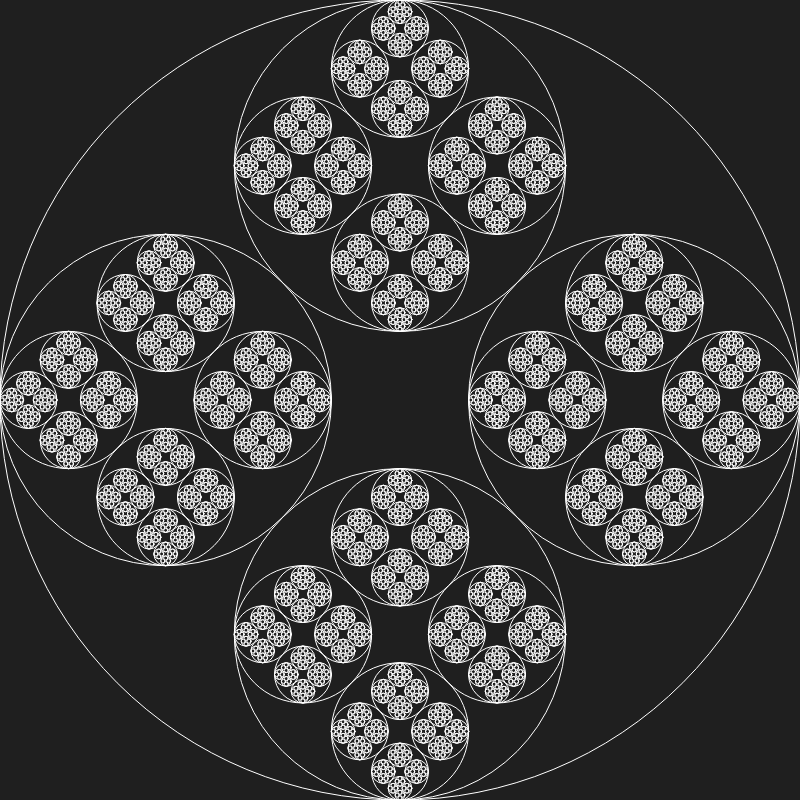
Frame 1 (no input)
Frame 2 (the mouse pressed at the canvas centre, redrawn once): identical to frame 1, image omitted

The p5.js sketch that drew this single still picture (run headless with seeded random() and noise() and a simulated clock; the mouse was pressed at the canvas centre and the sketch redrawn once):

// p5.js sketch
// ── sketch.js
var xoff;

function setup() {
  createCanvas(800, 800);
  xoff = 0;
}

function draw() {
  background(31);
  stroke(255);
  noFill();

  // ellipse(width/2, height/2, 300, 300);
  drawCircle(width/2, height/2, 800);
  noLoop();
}

function drawCircle(x, y, d) {
  var radius = d/(2*(1+sqrt(2)));
  xoff += 0.0
  ellipse(x, y, d, d);
  if (d > 8) {
    // drawCircle(x+noise(xoff)*d/2, y, d/2);
    // drawCircle(x-noise(xoff)*d/2, y, d/2);
    drawCircle(x+d/2-radius, y, 2*radius);
    drawCircle(x, y+d/2-radius, 2*radius);
    drawCircle(x, y-d/2+radius, 2*radius);
    drawCircle(x-d/2+radius, y, 2*radius)
  }
}
